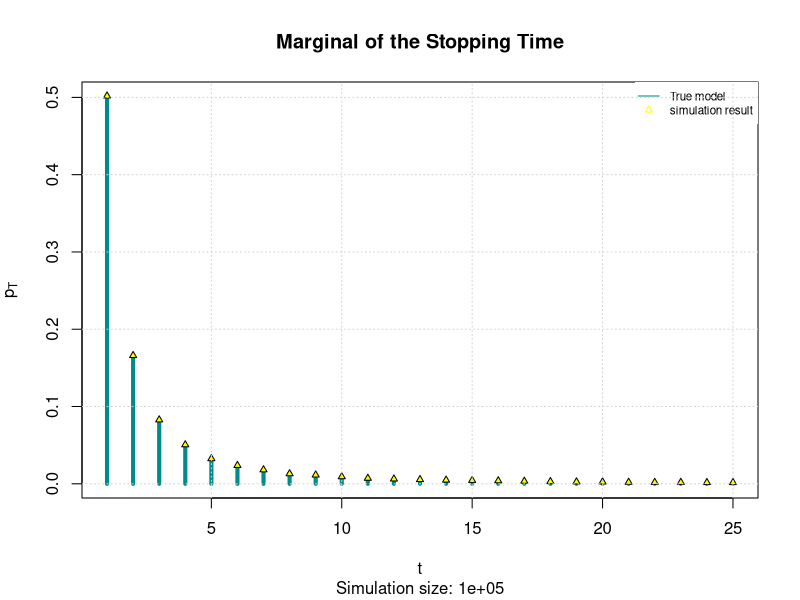
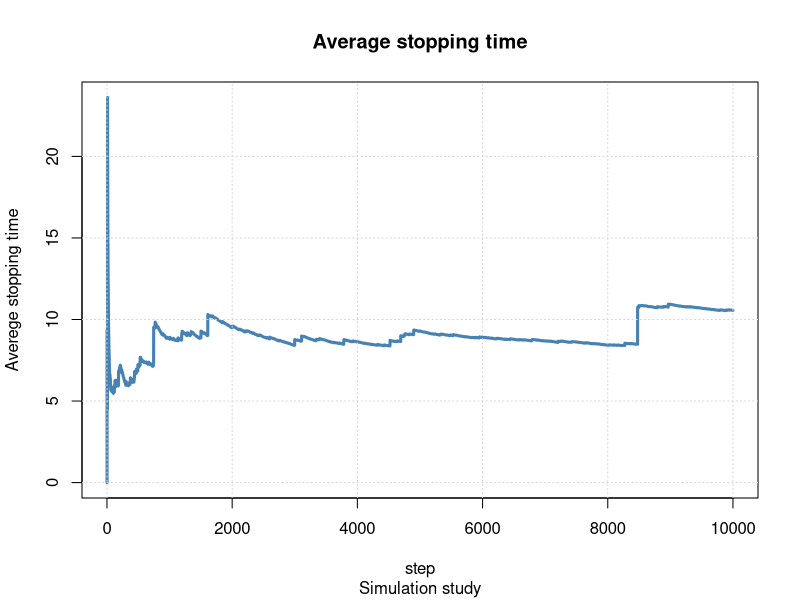
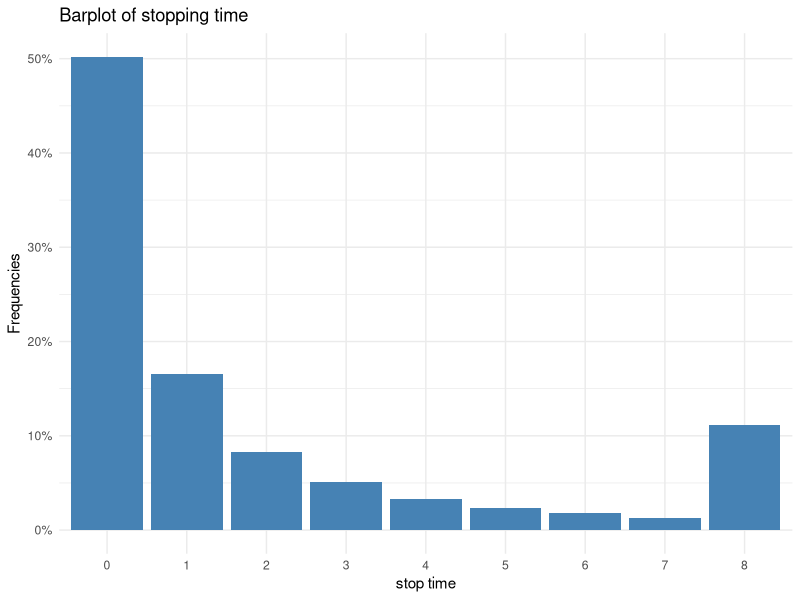
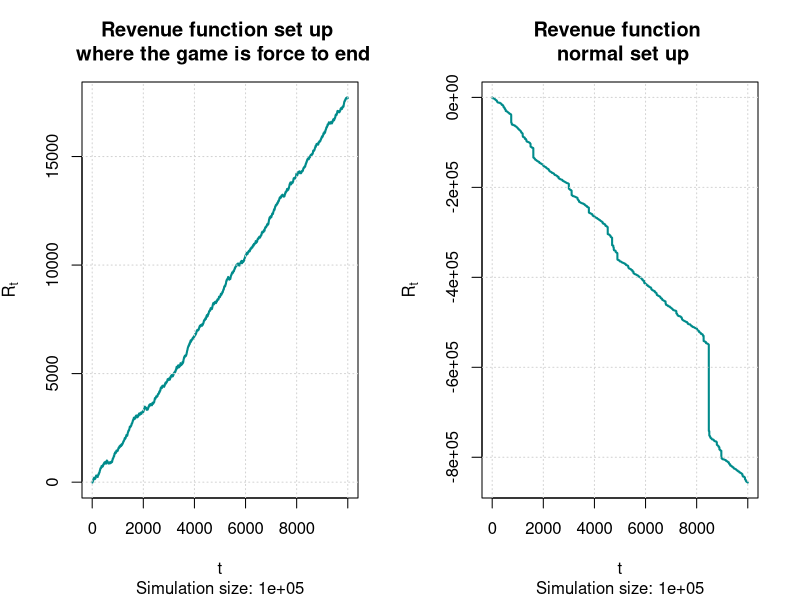

Source code (R) for these figures, in order:
## ---- chunk 1
knitr::opts_chunk$set(echo = TRUE)
## ---- chunk 2
Sim <- c(100, 1000, 10000, 100000, 1000000, 10000000)  # vector of the size 
fin <- c()              # inizialize the the vector of the result
for (s in Sim){
  beg <- Sys.time()     # starting time
  stop_simulations <-  rgeom(n = s, prob = runif(n = s))   # run the simulation
  fin <- c(fin , Sys.time() - beg)}   # ending time

tab_time <- data.frame (Simulation_size  = c("100", "1000", "10000", "100000", "1000000", "10000000") , Computational_time = fin )   # creating the dataframe of the results
tab_time

## ---- chunk 3
M <-  100000               # simulation size
beg <- Sys.time()         # start time
stop_simulation <-rgeom(n = M, prob = runif(n = M))     #runninng the simulation 
fin <- Sys.time() - beg   # end time
p_hat <- proportions( table( stop_simulation ))

## ---- chunk 4
pT <- function(t)  1/(t*(t+1))  
t_seq <- 1:25      #Plot it zooming between t = 1 and t = 25
## ---- chunk 5

{plot(t_seq, pT(t_seq), 
     type = "h",
     lwd = 4,
     col = "cyan4",
     ylab = expression(p[T]),
     xlab = "t",
     main = "Marginal of the Stopping Time",
     sub = paste("Simulation size:", M))

points(t_seq, p_hat[t_seq], pch = 24, 
       col = "black", bg = "yellow", cex = .7 )

legend("topright", legend = c("True model" , "simulation result"),
       col = c("cyan4","yellow"),lty=c(1,NA),pch=c(NA,24), cex=0.7,
       box.lty=0)
grid()}
## ---- chunk 6
step_size = 10    #set a step size
ave_step  = seq(1, length(stop_simulation), step_size)  #start the sequence
ave_vec = rep(NA, length(ave_step))                     #pre-allocating the vector

# Compute the simulations averages
t <- 0
for (i in ave_step){
  t <- t + 1
  ave_vec[t] = mean( stop_simulation[1:i] )
}


## ---- chunk 7
{plot(ave_vec , main = "Average stopping time",
     xlab = "step", ylab = "Averege stopping time",
     sub = "Simulation study", col = "steelblue" , type = "l" , lwd =3)
grid()}
## ---- chunk 8
L = 8    # max amount it can be won
stop_simulation_copy <- stop_simulation
stop_simulation_copy[stop_simulation_copy>7] <- L  # set all the observation greater than 7 to L
print(mean(stop_simulation_copy))
## ---- chunk 9
tab = proportions(table(stop_simulation_copy))
library(ggplot2)
# Create Data
data=data.frame(tab)
ggplot(data, aes(x=stop_simulation_copy, y=Freq,fill=stop_simulation_copy))+
  geom_bar(stat="identity") +
  theme_minimal() +
  geom_bar(stat="identity", fill="steelblue")+
  xlab("stop time") + ylab("Frequencies") +  guides(fill="none") +
  ggtitle("Barplot of stopping time" ) + 
  scale_y_continuous(labels=scales::percent)  

## ---- chunk 10
print(data$Freq[data$stop_simulation_copy == 8])
## ---- chunk 11
par(mfrow = c(1,2))
C <- 2 #cost i order to enter the game
costs <- rep(C , M)
revenue_f<- cumsum(costs - stop_simulation_copy)
i <- seq(from = 0 , to = length(revenue_f), by = step_size)
rev <- revenue_f[i]
{plot(rev,type = 'l',main = "Revenue function set up \n where the game is force to end",
     lwd = 2,
     col = "cyan4",
     ylab = expression(R[t]),
     xlab = "t",
     sub = paste("Simulation size:", M))
grid()}

revenue_f<- cumsum(costs - stop_simulation)
rev <- revenue_f[i]
{plot(rev,type = 'l',main = "Revenue function \n  normal set up ",
     lwd = 2,
     col = "cyan4",
     ylab = expression(R[t]),
     xlab = "t",
     sub = paste("Simulation size:", M))
grid() 
}





